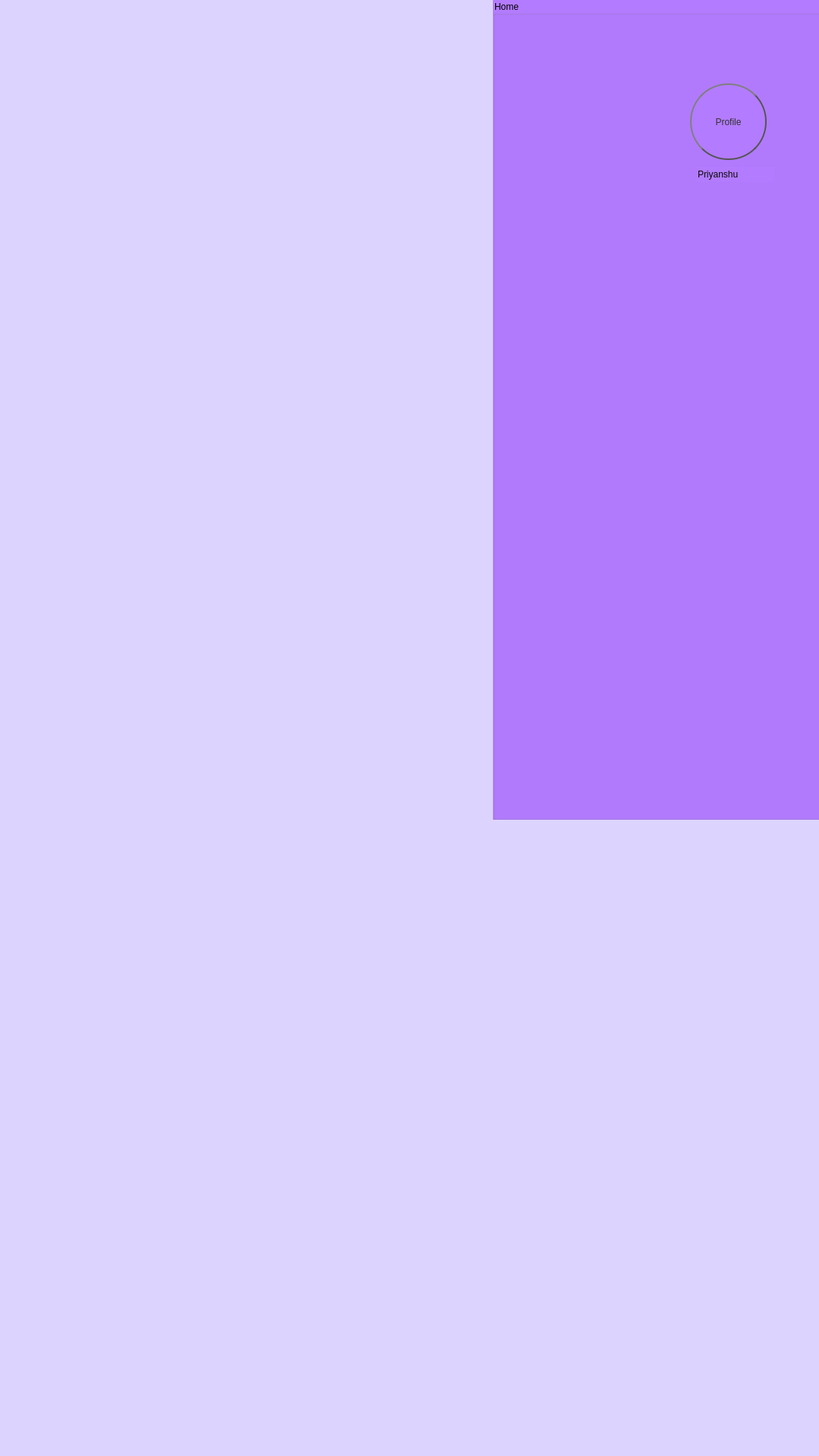
<?xml version="1.0" encoding="UTF-8"?>
<ui version="4.0">
 <class>Dialog2</class>
 <widget class="QDialog" name="Dialog2">
  <property name="geometry">
   <rect>
    <x>0</x>
    <y>0</y>
    <width>1080</width>
    <height>1920</height>
   </rect>
  </property>
  <property name="windowTitle">
   <string>Dialog</string>
  </property>
  <property name="styleSheet">
   <string notr="true">background-color:rgb(220, 212, 255);</string>
  </property>
  <widget class="QGroupBox" name="groupBox">
   <property name="geometry">
    <rect>
     <x>650</x>
     <y>0</y>
     <width>600</width>
     <height>1081</height>
    </rect>
   </property>
   <property name="styleSheet">
    <string notr="true">background-color:rgb(179, 123, 255);</string>
   </property>
   <property name="title">
    <string>Home</string>
   </property>
   <widget class="QPushButton" name="pushButton">
    <property name="geometry">
     <rect>
      <x>260</x>
      <y>110</y>
      <width>101</width>
      <height>101</height>
     </rect>
    </property>
    <property name="styleSheet">
     <string notr="true">QPushButton {
    color: #333;
    border: 2px solid #555;
    border-radius: 50px;
    border-style: outset;
   background: qradialgradient(
        cx: 0.3, cy: -0.4, fx: 0.3, fy: -0.4,
        radius: 1.35, stop: 0 rgb(255, 214, 249) stop: 1 rgb(255, 237, 237)
        );
   
    padding: 5px;
    }
QPushButton:hover {
    background: qradialgradient(
        cx: 0.3, cy: -0.4, fx: 0.3, fy: -0.4,
        radius: 1.35, stop: 0 #fff, stop: 1 #bbb
        );
    }

QPushButton:pressed {
    border-style: inset;
    background: qradialgradient(
        cx: 0.4, cy: -0.1, fx: 0.4, fy: -0.1,
        radius: 1.35, stop: 0 #fff, stop: 1 #ddd
        );
    }</string>
    </property>
    <property name="text">
     <string>Profile</string>
    </property>
   </widget>
   <widget class="QLabel" name="label">
    <property name="geometry">
     <rect>
      <x>270</x>
      <y>220</y>
      <width>101</width>
      <height>20</height>
     </rect>
    </property>
    <property name="styleSheet">
     <string notr="true">color:rgb(9, 9, 9);
font: 700 18pt &quot;Palatino&quot;;</string>
    </property>
    <property name="text">
     <string>Priyanshu</string>
    </property>
   </widget>
  </widget>
  <widget class="QLabel" name="label_2">
   <property name="geometry">
    <rect>
     <x>0</x>
     <y>0</y>
     <width>151</width>
     <height>151</height>
    </rect>
   </property>
   <property name="styleSheet">
    <string notr="true">image: url(:/icon/icon/1.png);</string>
   </property>
   <property name="text">
    <string/>
   </property>
  </widget>
 </widget>
 <resources/>
 <connections/>
</ui>
